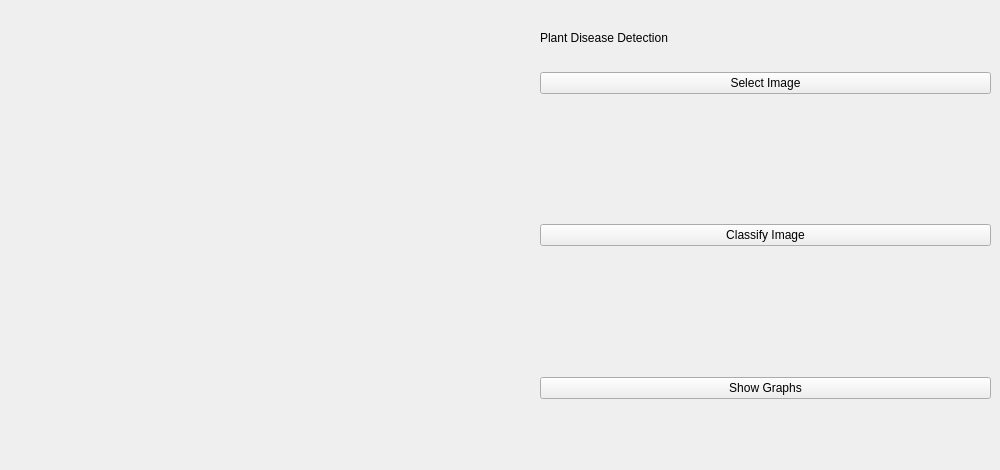
<?xml version="1.0" encoding="UTF-8"?>
<ui version="4.0">
 <class>MainWindow</class>
 <widget class="QMainWindow" name="MainWindow">
  <property name="geometry">
   <rect>
    <x>0</x>
    <y>0</y>
    <width>1000</width>
    <height>470</height>
   </rect>
  </property>
  <property name="windowTitle">
   <string>MainWindow</string>
  </property>
  <widget class="QWidget" name="centralwidget">
   <widget class="QLabel" name="imgLBL">
    <property name="geometry">
     <rect>
      <x>0</x>
      <y>-90</y>
      <width>481</width>
      <height>591</height>
     </rect>
    </property>
    <property name="text">
     <string/>
    </property>
   </widget>
   <widget class="QWidget" name="gridLayoutWidget">
    <property name="geometry">
     <rect>
      <x>540</x>
      <y>10</y>
      <width>451</width>
      <height>451</height>
     </rect>
    </property>
    <layout class="QGridLayout" name="gridLayout">
     <item row="7" column="0">
      <widget class="QLabel" name="label_4">
       <property name="text">
        <string/>
       </property>
      </widget>
     </item>
     <item row="8" column="0">
      <widget class="QLabel" name="label_5">
       <property name="text">
        <string/>
       </property>
      </widget>
     </item>
     <item row="2" column="0">
      <widget class="QLabel" name="label">
       <property name="text">
        <string>Plant Disease Detection</string>
       </property>
      </widget>
     </item>
     <item row="6" column="0">
      <widget class="QPushButton" name="pushButton_2">
       <property name="text">
        <string>Classify Image</string>
       </property>
      </widget>
     </item>
     <item row="5" column="0">
      <widget class="QLabel" name="label_3">
       <property name="text">
        <string/>
       </property>
      </widget>
     </item>
     <item row="3" column="0">
      <widget class="QPushButton" name="pushButton">
       <property name="text">
        <string>Select Image</string>
       </property>
      </widget>
     </item>
     <item row="9" column="0">
      <widget class="QPushButton" name="pushButton_3">
       <property name="text">
        <string>Show Graphs</string>
       </property>
      </widget>
     </item>
     <item row="4" column="0">
      <widget class="QLabel" name="label_2">
       <property name="text">
        <string/>
       </property>
      </widget>
     </item>
     <item row="10" column="0">
      <widget class="QLabel" name="label_6">
       <property name="text">
        <string/>
       </property>
      </widget>
     </item>
    </layout>
   </widget>
  </widget>
 </widget>
 <resources/>
 <connections/>
</ui>
